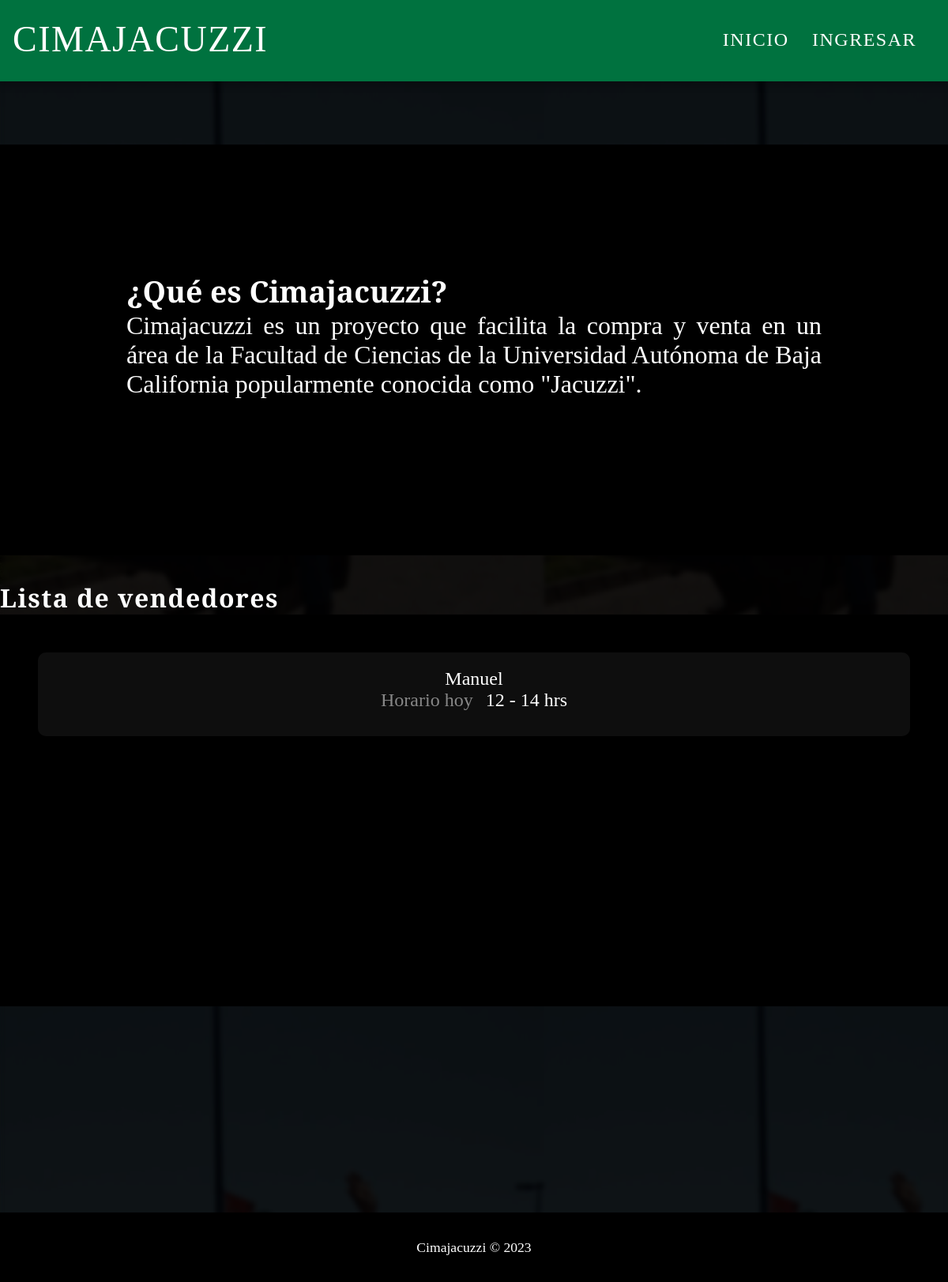
Before: / with the older database file.
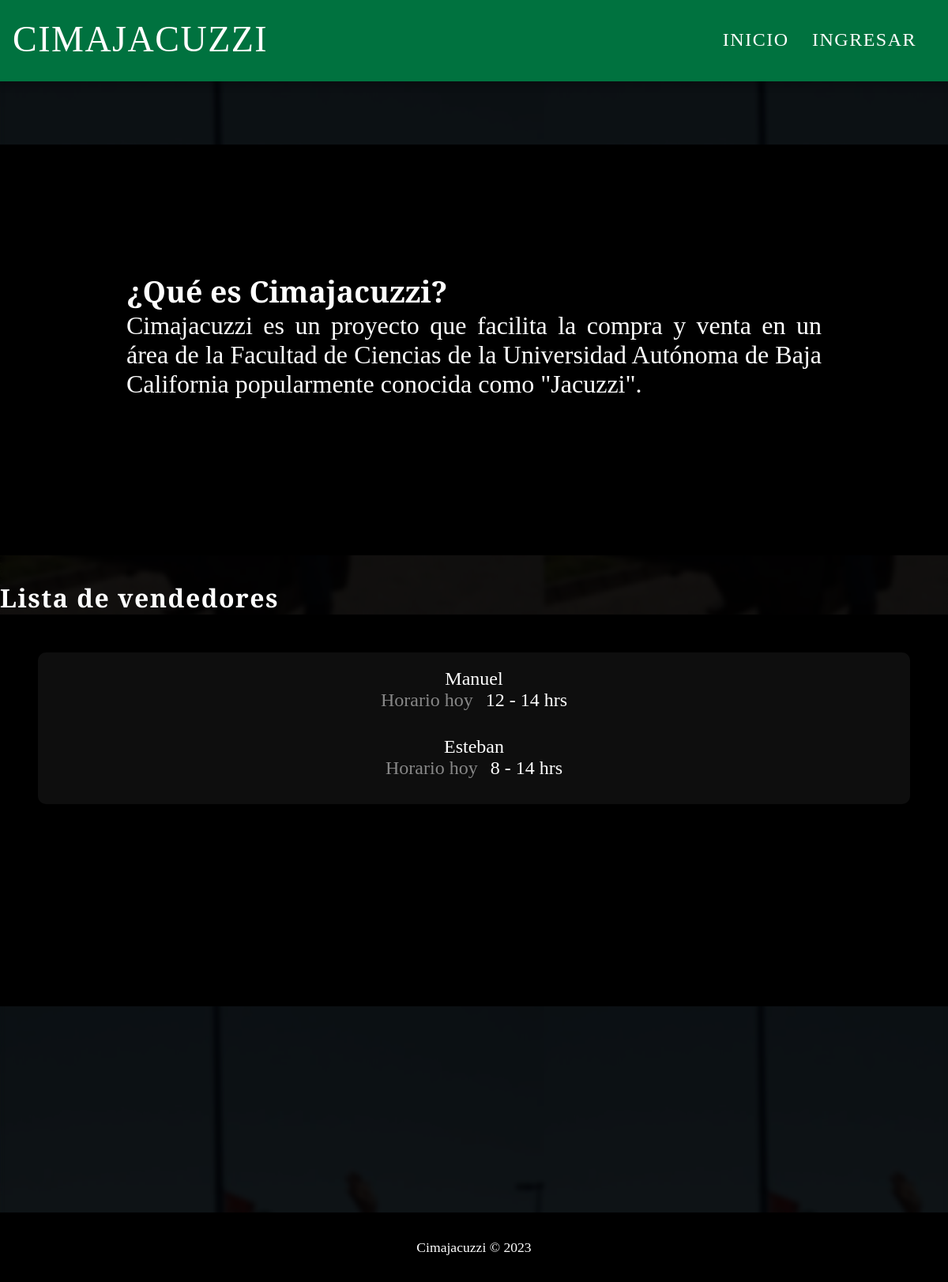
After: the same page with the newer database file.
### tables this page shows
CREATE TABLE seller (
    seller_id INTEGER PRIMARY KEY AUTOINCREMENT,
    seller_name VARCHAR(150) NOT NULL UNIQUE,
    seller_pass VARCHAR(100) NOT NULL,
    start_hour INT DEFAULT 0,
    end_hour INT DEFAULT 0
);

### app.py (the view)
@app.route('/')
def index() -> Callable:
    conn = get_db_connection()
    sellers = conn.execute('SELECT * FROM seller').fetchall()
    conn.commit()
    conn.close()
    return render_template('index.html', session=session, sellers=sellers)

### app.py (called while the page is built)
def get_db_connection() -> object | Any:
    conn = sqlite3.connect(DATABASE_PATH)
    conn.row_factory = sqlite3.Row
    return conn

### templates/index.html (shortened to what this page needs)
{% extends "base.html" %}
{% block styles %}
<link rel="stylesheet" href="{{ url_for('static', filename='index.css') }}">
{% endblock %}
{% block body %}
<section id="info">
    <h3>¿Qué es Cimajacuzzi?</h3>
    <p>
        Cimajacuzzi es un proyecto que facilita la compra y venta en un área de la Facultad de Ciencias
        de la Universidad Autónoma de Baja California popularmente conocida como "Jacuzzi".
    </p>
</section>
<section id="sellers">
    <h3>Lista de vendedores</h3>
    <section id="sellers-list">
        {% if sellers %}
            <ul class="sellers-ul">
            {% for seller in sellers %}
                <a href="{{ url_for('display_seller', seller_name=seller.seller_name) }}">
                    <li class="seller-container">
                        <header class="seller-header">
                            <span class="seller-name">
                                {{ seller.seller_name.title() }}
                            </span>
                            <div class="schedule">
                                <span>Horario hoy</span> {{ seller.start_hour }} - {{ seller.end_hour }} hrs
                            </div>
                        </header>
                    </li>
                </a>
            {% endfor %}
            </ul>
        {% else %}
            <p class="no-sellers">No hay vendedores para mostrar :(</p>
        {% endif %}
    </section>
</section>
{% endblock %}

Changed rows visible on the page:
added seller: seller_name "Esteban", start_hour "8", end_hour "14"
